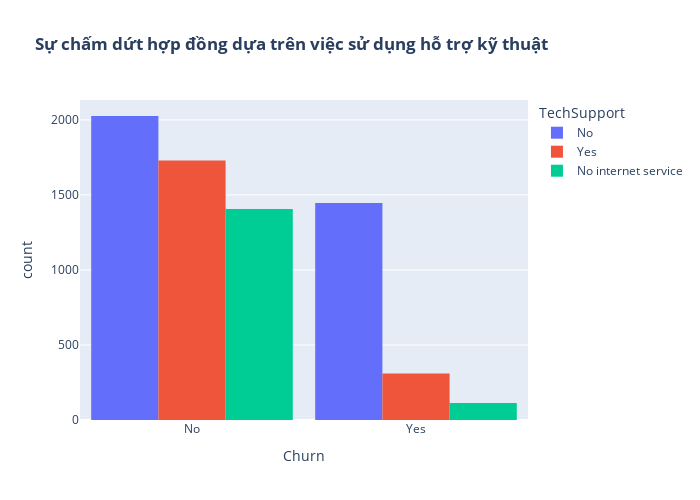

Write notebook code for a chart like this one.
### Markdown cell above
Phần lớn trường hợp huỷ hợp đồng rơi vào các khách hàng không sử dụng dịch vụ bảo vệ trực tuyến

### Code cell
fig = px.histogram(df, x="Churn", color="TechSupport",barmode="group",  title="<b>Sự chấm dứt hợp đồng dựa trên việc sử dụng hỗ trợ kỹ thuật</b>")
fig.update_layout(width=700, height=500, bargap=0.1)
fig.show()

### Figure 1 — Plotly figure (JSON) as saved in the notebook; plotly's stock layout.template omitted (floating-point values rounded to 4 significant figures; data arrays with more than 128 entries replaced by an {"elided": "..."} marker saying what was removed)
{"data": [{"alignmentgroup": "True", "bingroup": "x", "hovertemplate": "TechSupport=No<br>Churn=%{x}<br>count=%{y}<extra></extra>", "legendgroup": "No", "marker": {"color": "#636efa", "pattern": {"shape": ""}}, "name": "No", "offsetgroup": "No", "orientation": "v", "showlegend": true, "type": "histogram", "x": {"elided": "3472 str values"}, "xaxis": "x", "yaxis": "y"}, {"alignmentgroup": "True", "bingroup": "x", "hovertemplate": "TechSupport=Yes<br>Churn=%{x}<br>count=%{y}<extra></extra>", "legendgroup": "Yes", "marker": {"color": "#EF553B", "pattern": {"shape": ""}}, "name": "Yes", "offsetgroup": "Yes", "orientation": "v", "showlegend": true, "type": "histogram", "x": {"elided": "2040 str values"}, "xaxis": "x", "yaxis": "y"}, {"alignmentgroup": "True", "bingroup": "x", "hovertemplate": "TechSupport=No internet service<br>Churn=%{x}<br>count=%{y}<extra></extra>", "legendgroup": "No internet service", "marker": {"color": "#00cc96", "pattern": {"shape": ""}}, "name": "No internet service", "offsetgroup": "No internet service", "orientation": "v", "showlegend": true, "type": "histogram", "x": {"elided": "1520 str values"}, "xaxis": "x", "yaxis": "y"}], "layout": {"bargap": 0.1, "barmode": "group", "height": 500, "legend": {"title": {"text": "TechSupport"}, "tracegroupgap": 0}, "title": {"text": "<b>Sự chấm dứt hợp đồng dựa trên việc sử dụng hỗ trợ kỹ thuật</b>"}, "width": 700, "xaxis": {"anchor": "y", "domain": [0, 1], "title": {"text": "Churn"}}, "yaxis": {"anchor": "x", "domain": [0, 1], "title": {"text": "count"}}}}
